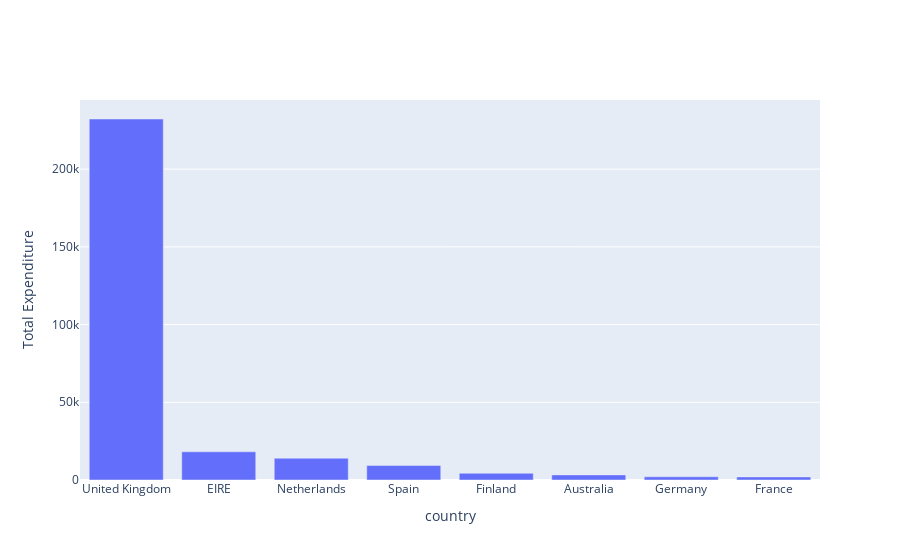

Here is the notebook cell this chart was saved with:
### Markdown cell above
***Top 50 Most Spend Transaction by Country***

### Code cell
top50_Country  = top_50.groupby(['Country']).sum()['CustSpend'].sort_values(ascending=False)

top50_Country = pd.DataFrame(top50_Country)
top50_Country.reset_index(level=0, inplace=True)
top50_Country.sort_values('Country', ascending=False)

data_plot = [go.Bar(x=top50_Country['Country'], y=top50_Country['CustSpend'])]
layout = go.Layout(yaxis={'autorange':True,'title':'Total Expenditure'},xaxis={'type':'category','title':'country'})
fig = go.Figure(data=data_plot, layout=layout)
iplot(fig)

f, ax = plt.subplots(figsize=(12, 10))
plt.xticks(rotation='horizontal')
sns.barplot(x=top50_Country['Country'], y=top50_Country['CustSpend'],order=top50_Country['Country'],color='orange')
plt.ylabel('Total Expenditure', fontsize=13)
plt.xlabel('Top 50 Customers by Country', fontsize=13)
plt.show()

### Figure 1 — Plotly figure (JSON) as saved in the notebook; plotly's stock layout.template omitted (floating-point values rounded to 4 significant figures)
{"data": [{"type": "bar", "x": ["United Kingdom", "EIRE", "Netherlands", "Spain", "Finland", "Australia", "Germany", "France"], "y": [232300.0, 18150.0, 14030.0, 9357.0, 4306.0, 3296.0, 2053.0, 1984.0]}], "layout": {"xaxis": {"title": {"text": "country"}, "type": "category"}, "yaxis": {"autorange": true, "title": {"text": "Total Expenditure"}}}}
